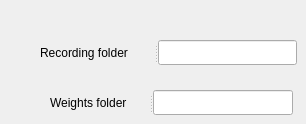
              <widget class="QWidget" name="Settings_tab">
               <attribute name="title">
                <string>Settings</string>
               </attribute>
               <widget class="QSplitter" name="splitter_8">
                <property name="geometry">
                 <rect>
                  <x>40</x>
                  <y>40</y>
                  <width>257</width>
                  <height>25</height>
                 </rect>
                </property>
                <property name="orientation">
                 <enum>Qt::Horizontal</enum>
                </property>
                <widget class="QLabel" name="label_4">
                 <property name="text">
                  <string>Recording folder</string>
                 </property>
                </widget>
                <widget class="QLineEdit" name="recording_folder_LE"/>
               </widget>
               <widget class="QSplitter" name="splitter_10">
                <property name="geometry">
                 <rect>
                  <x>50</x>
                  <y>90</y>
                  <width>243</width>
                  <height>25</height>
                 </rect>
                </property>
                <property name="orientation">
                 <enum>Qt::Horizontal</enum>
                </property>
                <widget class="QLabel" name="label_46">
                 <property name="text">
                  <string>Weights folder</string>
                 </property>
                </widget>
                <widget class="QLineEdit" name="weight_folder_LE"/>
               </widget>
              </widget>
